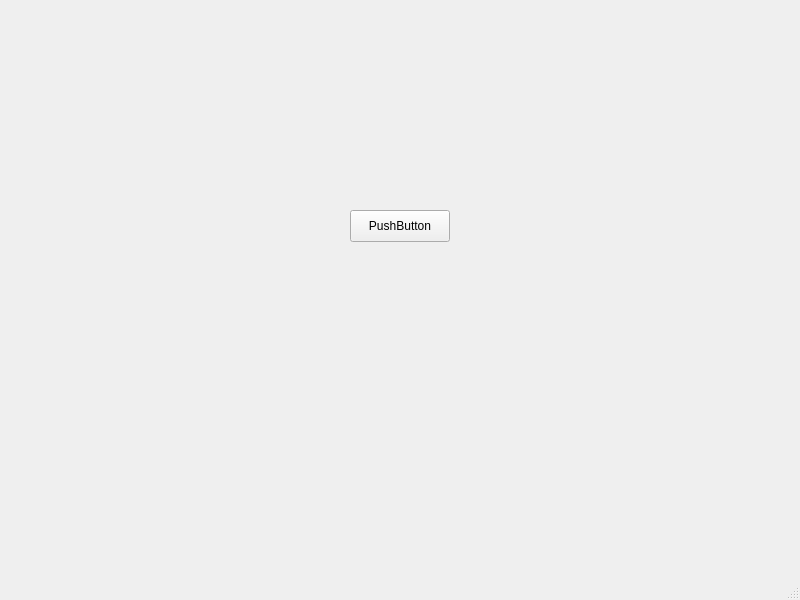
<?xml version="1.0" encoding="UTF-8"?>
<ui version="4.0">
 <class>MainWindow</class>
 <widget class="QMainWindow" name="MainWindow">
  <property name="geometry">
   <rect>
    <x>0</x>
    <y>0</y>
    <width>800</width>
    <height>600</height>
   </rect>
  </property>
  <property name="windowTitle">
   <string>MainWindow</string>
  </property>
  <widget class="QWidget" name="centralwidget">
   <widget class="QPushButton" name="pushButton">
    <property name="geometry">
     <rect>
      <x>350</x>
      <y>210</y>
      <width>100</width>
      <height>32</height>
     </rect>
    </property>
    <property name="text">
     <string>PushButton</string>
    </property>
   </widget>
  </widget>
  <widget class="QMenuBar" name="menubar">
   <property name="geometry">
    <rect>
     <x>0</x>
     <y>0</y>
     <width>800</width>
     <height>22</height>
    </rect>
   </property>
  </widget>
  <widget class="QStatusBar" name="statusbar"/>
 </widget>
 <resources/>
 <connections/>
</ui>
